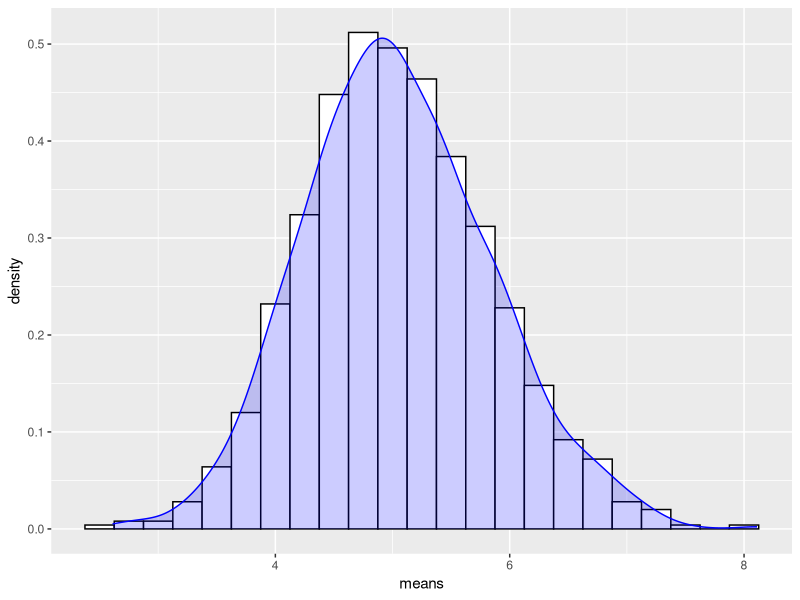
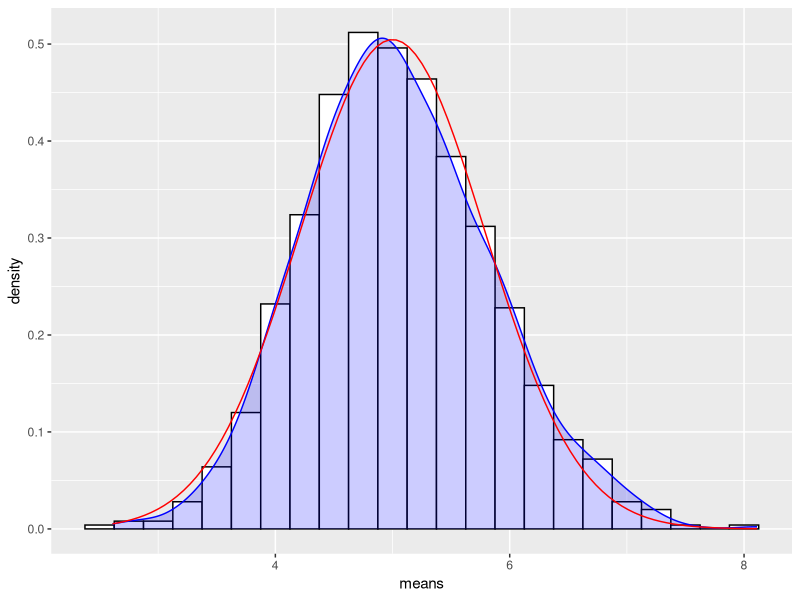

The R script that drew these images, in order:
## ---- chunk 1
    expSim <- function(nSamples, nMeans){
        expMean <- NULL
        for(i in 1:nMeans) expMean <- c(expMean, mean(rexp(nSamples, 0.2)))
        expMean <- data.frame("means" = expMean)  # for ease of use with ggplot
        return(expMean)
    }
## ---- chunk 2
    cap1 <- paste("Histogram of simulated means from the exponential",
                  "distribution.")
## ---- chunk 3
    library(ggplot2)
    set.seed(333)
    simMeans <- expSim(40, 1000)
    str(simMeans)
    
    simHistogram <- ggplot(simMeans, aes(x=means)) +
        geom_histogram(aes(y=..density..),
                       binwidth = 0.25,
                       color="black", fill="white") +
        geom_density(color="blue", fill="blue", alpha=0.2)
    
    print(simHistogram)
## ---- chunk 4
    sampleMean <- mean(simMeans$means)
    popMean <- 1/0.2
## ---- chunk 5
    Var_X = (1 / 0.2)^2 / 40
    S2 = sd(simMeans$means)^2
## ---- chunk 6
    cap2 <- paste("Comparison of the distribution of simulated means of the", 
                  "exponential distribution (blue) with the normal",
                  "distribution (red).")
## ---- chunk 7
    normHist <- simHistogram + stat_function(fun=dnorm, color="red",
                                             args = list(mean = popMean,
                                                         sd = sqrt(Var_X)))
    print(normHist)
